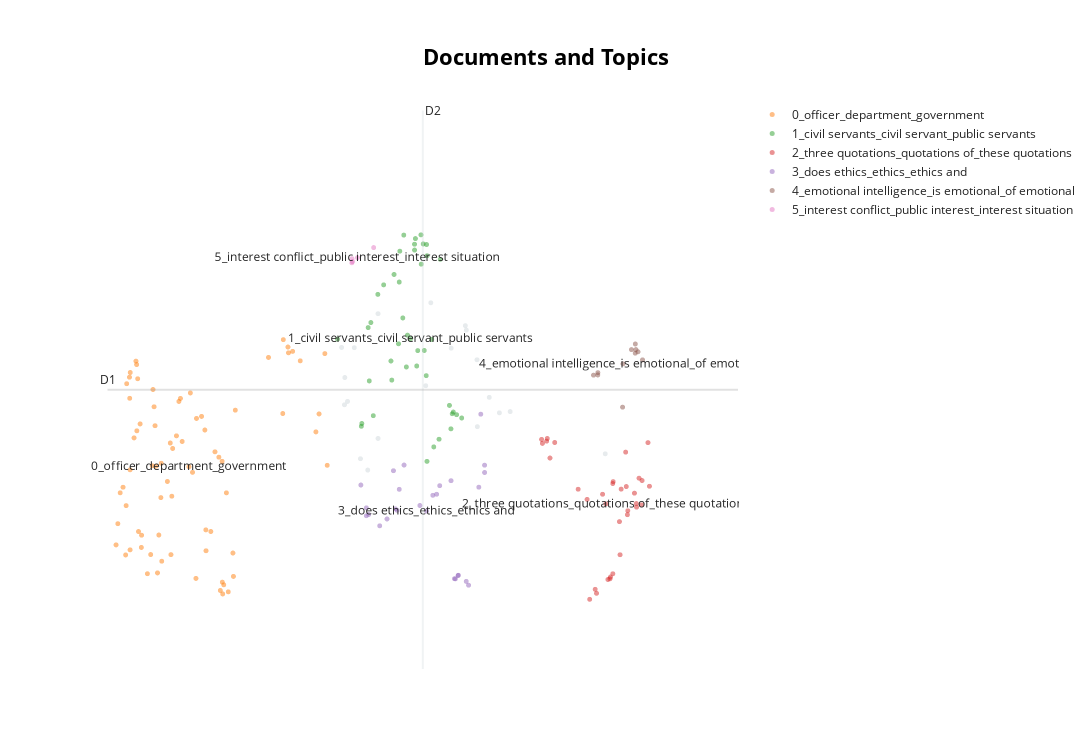

Write notebook code for a chart like this one.
### Code cell
model.visualize_documents(questions)
